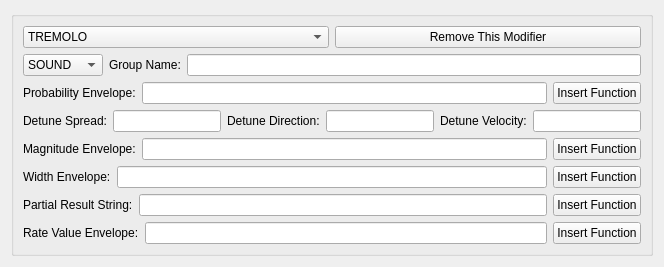
<?xml version="1.0" encoding="UTF-8"?>
<ui version="4.0">
 <class>Modifiers</class>
 <widget class="QWidget" name="Modifier">
    <layout class="QVBoxLayout" name="modifierGroupLayout">
    <item>
    <widget class="QGroupBox" name="modifierGroup">
    <layout class="QVBoxLayout" name="modifierLayout">
        <item>
        <layout class="QHBoxLayout" name="modifierRemoveLayout">
            <item>
                <widget class="QComboBox" name="modifierType">
                    <item><property name="text"><string>TREMOLO</string></property></item>
                    <item><property name="text"><string>VIBRATO</string></property></item>
                    <item><property name="text"><string>GLISSANDO</string></property></item>
                    <item><property name="text"><string>DETUNE</string></property></item>
                    <item><property name="text"><string>AMPTRANS</string></property></item>
                    <item><property name="text"><string>FREQTRANS</string></property></item>
                    <item><property name="text"><string>WAVE_TYPE</string></property></item>
                </widget>
            </item>
            <item>
            <widget class="QPushButton" name="modifierRemoveButton">
                <property name="text">
                    <string>Remove This Modifier</string>
                </property>
            </widget>
            </item>
        </layout>
        </item>
        <item>
        <layout class="QHBoxLayout" name="modifierNameLayout">
            <item>
                <widget class="QComboBox" name="modifierApply">
                    <item><property name="text"><string>SOUND</string></property></item>
                    <item><property name="text"><string>PARTIAL</string></property></item>
                </widget>
            </item>
            <item>
                <widget class="QLabel" name="modifierNameLabel">
                    <property name="text">
                    <string>Group Name:</string>
                    </property>
                </widget>
            </item>
            <item>
                <widget class="QLineEdit" name="modifierNameEdit"/>
            </item>
            <!-- <item>
                <widget class="QPushButton" name="modifierNameFunButton">
                    <property name="text">
                    <string>Fn</string>
                    </property>
                </widget>
            </item> -->
        </layout>
        </item>
        <item>
        <layout class="QHBoxLayout" name="modifierProbLayout">
            <item>
                <widget class="QLabel" name="modifierProbLabel">
                    <property name="text">
                    <string>Probability Envelope:</string>
                    </property>
                </widget>
            </item>
            <item>
                <widget class="QLineEdit" name="modifierProbEdit"/>
            </item>
            <item>
                <widget class="QPushButton" name="modifierProbFunButton">
                    <property name="text">
                    <string>Insert Function</string>
                    </property>
                </widget>
            </item>
        </layout>
        </item>
        <item>
        <layout class="QHBoxLayout" name="modifierDetuneLayout">
            <item>
                <widget class="QLabel" name="modifierSpreadLabel">
                    <property name="text">
                    <string>Detune Spread:</string>
                    </property>
                </widget>
            </item>
            <item>
                <widget class="QLineEdit" name="modifierSpreadEdit"/>
            </item>
            <item>
                <widget class="QLabel" name="modifierDirLabel">
                    <property name="text">
                    <string>Detune Direction:</string>
                    </property>
                </widget>
            </item>
            <item>
                <widget class="QLineEdit" name="modifierDirEdit"/>
            </item>
            <item>
                <widget class="QLabel" name="modifierVelLabel">
                    <property name="text">
                    <string>Detune Velocity:</string>
                    </property>
                </widget>
            </item>
            <item>
                <widget class="QLineEdit" name="modifierVelEdit"/>
            </item>
        </layout>
        </item>
        <item>
        <layout class="QHBoxLayout" name="modifierMagLayout">
            <item>
                <widget class="QLabel" name="modifierMagLabel">
                    <property name="text">
                    <string>Magnitude Envelope:</string>
                    </property>
                </widget>
            </item>
            <item>
                <widget class="QLineEdit" name="modifierMagEdit"/>
            </item>
            <item>
                <widget class="QPushButton" name="modifierMagFunButton">
                    <property name="text">
                    <string>Insert Function</string>
                    </property>
                </widget>
            </item>
        </layout>
        </item>
        <item>
        <layout class="QHBoxLayout" name="modifierWidthLayout">
            <item>
                <widget class="QLabel" name="modifierWidthLabel">
                    <property name="text">
                    <string>Width Envelope:</string>
                    </property>
                </widget>
            </item>
            <item>
                <widget class="QLineEdit" name="modifierWidthEdit"/>
            </item>
            <item>
                <widget class="QPushButton" name="modifierWidthFunButton">
                    <property name="text">
                    <string>Insert Function</string>
                    </property>
                </widget>
            </item>
        </layout>
        </item>
        <item>
        <layout class="QHBoxLayout" name="modifierResLayout">
            <item>
                <widget class="QLabel" name="modifierResLabel">
                    <property name="text">
                    <string>Partial Result String:</string>
                    </property>
                </widget>
            </item>
            <item>
                <widget class="QLineEdit" name="modifierResEdit"/>
            </item>
            <item>
                <widget class="QPushButton" name="modifierResFunButton">
                    <property name="text">
                    <string>Insert Function</string>
                    </property>
                </widget>
            </item>
        </layout>
        </item>
        <item>
        <layout class="QHBoxLayout" name="modifierRateLayout">
            <item>
                <widget class="QLabel" name="modifierRateLabel">
                    <property name="text">
                    <string>Rate Value Envelope:</string>
                    </property>
                </widget>
            </item>
            <item>
                <widget class="QLineEdit" name="modifierRateEdit"/>
            </item>
            <item>
                <widget class="QPushButton" name="modifierRateFunButton">
                    <property name="text">
                    <string>Insert Function</string>
                    </property>
                </widget>
            </item>
        </layout>
        </item>
    </layout>
    </widget>
    </item>
    </layout>
 </widget>
</ui>
